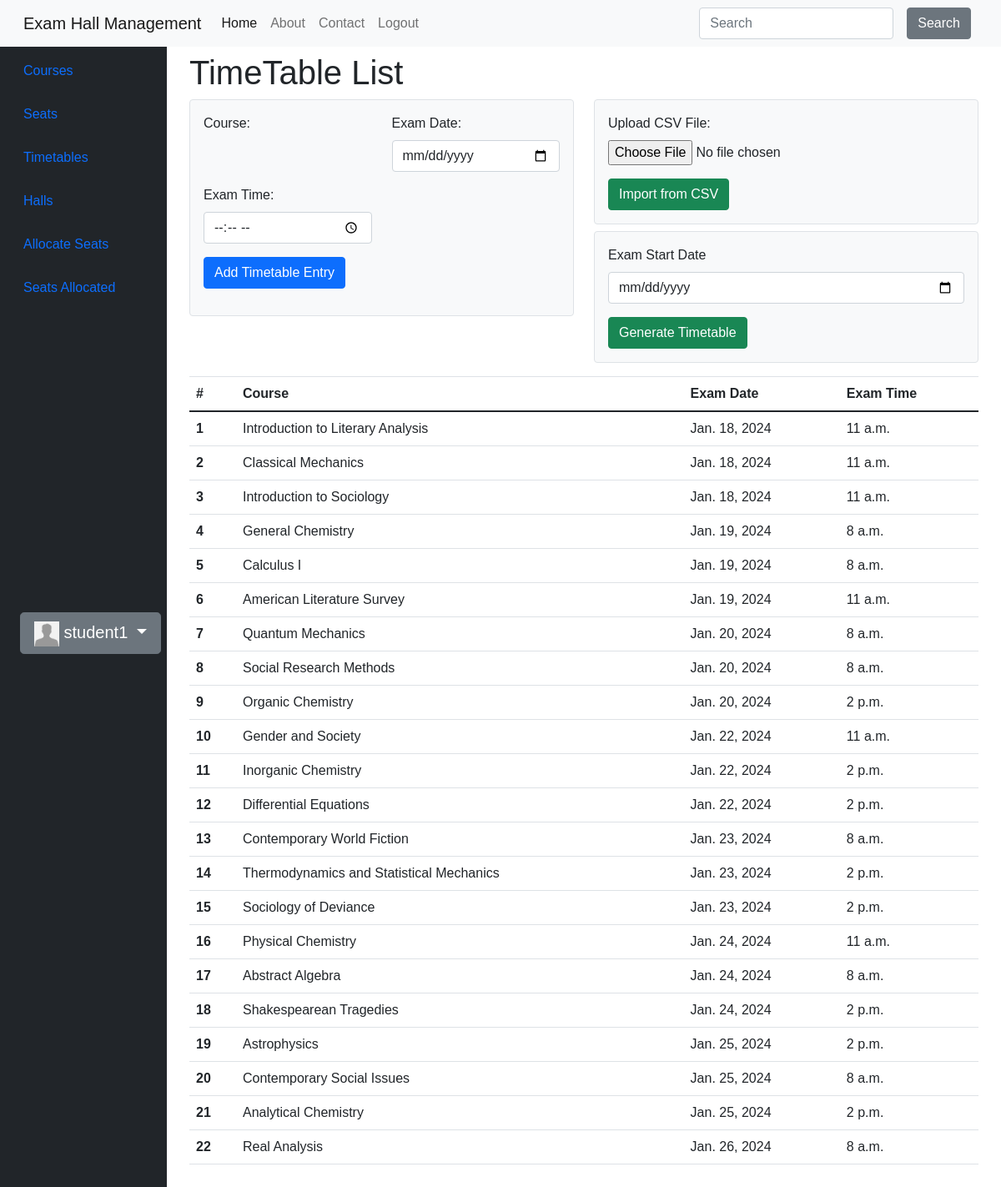
The app's page /main/generate-timetable/ (signed in) with its own data.
### accounts/models.py (models this page shows, shortened)
class CustomUser(AbstractUser):
    email = models.EmailField(unique=True)
    first_name = models.CharField(max_length=30)
    middle_name = models.CharField(max_length=30, blank=True, null=True)
    last_name = models.CharField(max_length=30)
    date_of_birth = models.DateField(null=True, blank=True)
    user_type = models.CharField(max_length=20, verbose_name="User Type")
    slug = models.SlugField(unique=True, blank=True, null=True)
    objects = CustomUserManager()

class Profile(models.Model):
    user = models.OneToOneField(CustomUser, on_delete=models.CASCADE)
    avatar = models.ImageField(
        default='avatar.jpg', # default avatar
        upload_to='profile_avatars' # dir to store the image
    )

### main/models.py (models this page shows, shortened)
class TimeTable(models.Model):
    course = models.ForeignKey(Course, on_delete=models.CASCADE)
    exam_date = models.DateField()
    exam_time = models.TimeField()

class Course(models.Model):
    name = models.CharField(max_length=100)
    code = models.CharField(max_length=8)
    department = models.ForeignKey(Department, on_delete=models.CASCADE)
    def __str__(self):
        return f"{self.name}"

### main/views.py (the view, shortened to what this page needs)
# urls.py: path('generate-timetable/', GenerateTimeTableView.as_view(), name='generate'),
class GenerateTimeTableView(View):
    template_name = 'main/timetables.html'
    def get(self, request, *args, **kwargs):
        courses = Course.objects.all()
        timetable = TimeTable.objects.all()
        form = CourseForm()
        return render(request, self.template_name, {'courses': courses, 'timetable':timetable, 'form': form})

### main/forms.py
class CourseForm(forms.ModelForm):
    class Meta:
        model = Course
        fields = ['name', 'code', 'department']

### main/templates/main/timetables.html (shortened to what this page needs)
{% extends 'main/base.html' %}
{% load widget_tweaks %}
{% block content %}
    <h1>TimeTable List</h1>
    <div class="row mb-3">
        <div class="col-md-6">
            <div class="form-container bg-light p-3 rounded border">
                <form method="post" enctype="multipart/form-data">
                    <div class="form-group row">
                        <div class="col-md-6">
                            <label for="{{ form.course.id_for_label }}">Course:</label>
                        </div>
                        <div class="col-md-6">
                            <label for="{{ form.exam_date.id_for_label }}">Exam Date:</label>
                            <input type="date" id="exam_date" name="exam_date"
                            placeholder="dd-mm-yyyy" class="form-control">
                        </div>
                        <div class="col-md-6 mt-3">
                            <label for="{{ form.exam_time.id_for_label }}">Exam Time:</label>
                            <input type="time" id="exam_time" name="exam_time"
                            min="08:00" max="16:00" class="form-control" required/>
                        </div>
                        <div class="col-md-12 mt-3">
                            <button type="submit" class="btn btn-primary">Add Timetable Entry</button>
                        </div>
                    </div>
                </form>
            </div>
        </div>
        <div class="col-md-6">
            <div class="form-container bg-light p-3 rounded border">
                <form method="post" enctype="multipart/form-data" action={% url 'main:create_timetable' %}>
                    <div class="form-group">
                        <label for="csv_file">Upload CSV File:</label>
                        <input class="form-control-file" type="file" name="csv_file" required>
                    </div>
                    <div class="mt-3">
                        <button type="submit" class="btn btn-success">Import from CSV</button>
                    </div>
            </div>
            <div class="form-container bg-light mt-2 p-3 rounded border">
                <form method="post" action="{% url 'main:generate' %}">
                    <div class="form-group">
                        <label for="exam_date">Exam Start Date</label>
                        <input class="form-control" type="date" name="exam_date" required>
                    </div>
                    <div class="mt-3">
                        <button type="submit" class="btn btn-success">Generate Timetable</button>
                    </div>
                </form>
            </div>
        </div>
    </div>
    <table class="table">
        <thead>
            <tr>
                <th scope="col">#</th>
                <th scope="col">Course</th>
                <th scope="col">Exam Date</th>
                <th scope="col">Exam Time</th>
            </tr>
        </thead>
        <tbody>
            {% for entry in timetable %}
                <tr>
                    <th scope="row">{{ forloop.counter }}</th>
                    <td>{{ entry.course }}</td>
                    <td>{{ entry.exam_date }}</td>
                    <td>{{ entry.exam_time }}</td>
                </tr>
            {% endfor %}
        </tbody>
    </table>
{% endblock %}

### main/templates/main/base.html (shortened to what this page needs)
<!DOCTYPE html>
<html lang="en">
<head>
    <link rel="stylesheet" href="https://stackpath.bootstrapcdn.com/bootstrap/4.5.2/css/bootstrap.min.css">
    <link href="https://cdn.jsdelivr.net/npm/bootstrap@5.0.2/dist/css/bootstrap.min.css" rel="stylesheet">
    <link rel="stylesheet" href="https://cdnjs.cloudflare.com/ajax/libs/font-awesome/5.15.1/css/all.min.css">
    <link href="https://cdn.jsdelivr.net/npm/bootstrap@5.0.2/dist/css/bootstrap.min.css" rel="stylesheet">
</head>
<body>
    <nav class="navbar navbar-expand-lg navbar-light bg-light fixed-top">
        <div class="container-fluid">
            <a class="navbar-brand" href="{% url 'index' %}">Exam Hall Management</a>
            <div class="collapse navbar-collapse" id="navbarColor04">
                <ul class="navbar-nav me-auto">
                    <li class="nav-item">
                        <a class="nav-link active" href="{% url 'index' %}">Home</a>
                    </li>
                    <li class="nav-item">
                        <a class="nav-link" href="{% url 'about' %}">About</a>
                    </li>
                    <li class="nav-item">
                        <a class="nav-link" href="{% url 'contact' %}">Contact</a>
                    </li>
                    {% if user.is_authenticated %}
                    <li class="nav-item">
                        <a class="nav-link" href="{% url 'accounts:logout' %}">Logout</a>
                    </li>
                    {% endif %}
                </ul>
                <form class="d-flex">
                    <input class="form-control me-sm-2" type="search" placeholder="Search">
                    <button class="btn btn-secondary mx-2 my-2 my-sm-0" type="submit">Search</button>
                </form>
            </div>
        </div>
    </nav>
    <div class="container-fluid">
        <div class="row flex-nowrap">
            <div class="col-auto col-md-3 col-xl-2 px-sm-2 px-0 bg-dark" #sidebar>
                <div class="d-flex flex-column align-items-center align-items-sm-start px-3 pt-2 text-white min-vh-100">
                    <ul class="nav nav-pills flex-column mb-sm-auto mb-0 align-items-center align-items-sm-start mt-5" id="menu">
                        <li>
                            <a href="{% url 'main:courses' %}" class="nav-link px-0 align-middle">
                             <span class="ms-1 d-none d-sm-inline">Courses</span></a>
                        </li>
                        <li>
                            <a href="{% url 'main:seats' %}" class="nav-link px-0 align-middle">
                             <span class="ms-1 d-none d-sm-inline">Seats</span></a>
                        </li>
                        <li>
                            <a href="{% url 'main:timetables' %}" class="nav-link px-0 align-middle">
                             <span class="ms-1 d-none d-sm-inline">Timetables</span></a>
                        </li>
                        <li>
                            <a href="{% url 'main:halls' %}" class="nav-link px-0 align-middle">
                             <span class="ms-1 d-none d-sm-inline">Halls</span></a>
                        </li>
                        <li>
                            <a href="{% url 'main:allocate' %}" class="nav-link px-0 align-middle">
                                 <span class="ms-1 d-none d-sm-inline">Allocate Seats</span>
                            </a>
                        </li>
                        <li>
                            <a href="{% url 'main:allocated_seats' %}" class="nav-link px-0 align-middle">
                                 <span class="ms-1 d-none d-sm-inline">Seats Allocated</span>
                            </a>
                        </li>
                    </ul>
                    <div class="dropdown">
                        <div class="btn btn-lg btn-secondary dropdown-toggle my-3"
                        type="button" id="dropdownMenuButton1" data-bs-toggle="dropdown" aria-expanded="false">
                            <img src="{{ user.profile.avatar.url }}" width="30" height="30">
                            {{ user.username }}
                        </div>
                    </div>
                </div>
            </div>
            <div class="col my-5">
                <div id="content">
                    {% block content %}{% endblock %}
                </div>
            </div>
        </div>
    </div>
</body>
</html>

### records on screen
CustomUser: profile.avatar (placeholder picture), username "student1"
TimeTable: course "Introduction to Literary Analysis", exam_date "Jan. 18, 2024", exam_time "11 a.m."
TimeTable: course "Classical Mechanics", exam_date "Jan. 18, 2024", exam_time "11 a.m."
TimeTable: course "Introduction to Sociology", exam_date "Jan. 18, 2024", exam_time "11 a.m."
TimeTable: course "General Chemistry", exam_date "Jan. 19, 2024", exam_time "8 a.m."
TimeTable: course "Calculus I", exam_date "Jan. 19, 2024", exam_time "8 a.m."
TimeTable: course "American Literature Survey", exam_date "Jan. 19, 2024", exam_time "11 a.m."
TimeTable: course "Quantum Mechanics", exam_date "Jan. 20, 2024", exam_time "8 a.m."
TimeTable: course "Social Research Methods", exam_date "Jan. 20, 2024", exam_time "8 a.m."
TimeTable: course "Organic Chemistry", exam_date "Jan. 20, 2024", exam_time "2 p.m."
TimeTable: course "Gender and Society", exam_date "Jan. 22, 2024", exam_time "11 a.m."
TimeTable: course "Inorganic Chemistry", exam_date "Jan. 22, 2024", exam_time "2 p.m."
TimeTable: course "Differential Equations", exam_date "Jan. 22, 2024", exam_time "2 p.m."
TimeTable: course "Contemporary World Fiction", exam_date "Jan. 23, 2024", exam_time "8 a.m."
TimeTable: course "Thermodynamics and Statistical Mechanics", exam_date "Jan. 23, 2024", exam_time "2 p.m."
TimeTable: course "Sociology of Deviance", exam_date "Jan. 23, 2024", exam_time "2 p.m."
TimeTable: course "Physical Chemistry", exam_date "Jan. 24, 2024", exam_time "11 a.m."
TimeTable: course "Abstract Algebra", exam_date "Jan. 24, 2024", exam_time "8 a.m."
TimeTable: course "Shakespearean Tragedies", exam_date "Jan. 24, 2024", exam_time "2 p.m."
TimeTable: course "Astrophysics", exam_date "Jan. 25, 2024", exam_time "2 p.m."
TimeTable: course "Contemporary Social Issues", exam_date "Jan. 25, 2024", exam_time "8 a.m."
TimeTable: course "Analytical Chemistry", exam_date "Jan. 25, 2024", exam_time "2 p.m."
TimeTable: course "Real Analysis", exam_date "Jan. 26, 2024", exam_time "8 a.m."
